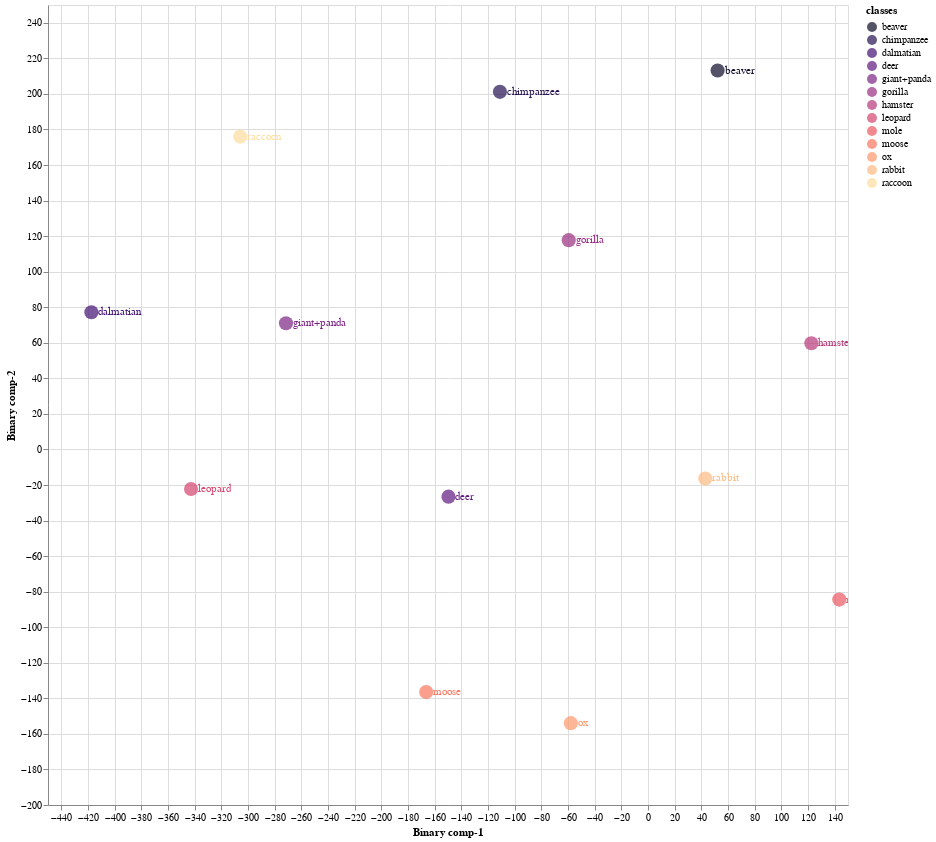
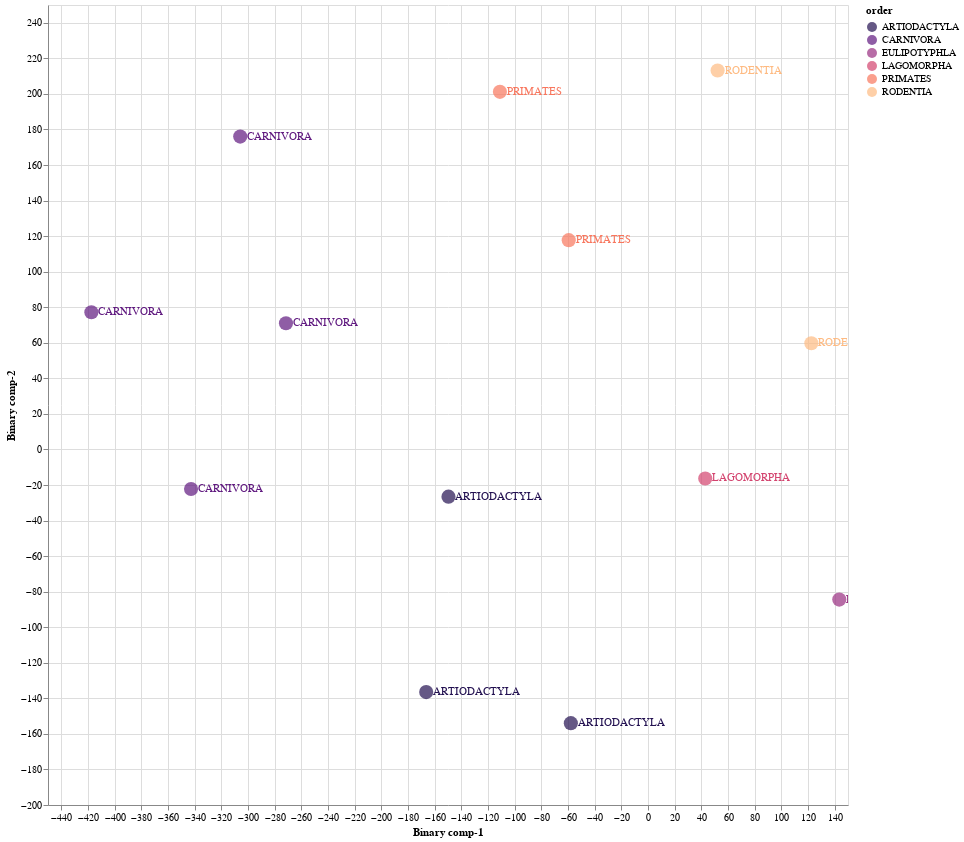

These figures' notebook cell, in order:
### Code cell
Train01 = CZSL(mode = "Train", 
               split = 1, 
               DNN = ProjectionNetwork2, 
               epochs = 37, 
               bs = 23, 
               numunits = 0, 
               lr = 0.5286143794471755, 
               optimiser = nn.Sigmoid(), 
               dropout = 0.2723043141933512, 
               mom = 0.9367441068148084, 
               wd = 0,  
               device = 'cuda', 
               checkpoint = CP1, 
               pred_type = 'Probabilistic', 
               dist_type = 'cosine')

#mode
#1. "Train" - Use Train Val split
#2. "Test" - For Unseen Test Data

#split
# 1 -Train/Val Split 1
# 2 -Train/Val Split 2
# 3 -Train/Val Split 3

#pred_type
#1. "Probabilistic" - continous real numbers giving probability for prdiction to be 1
#2. "Deterministic" - 1 or 0 prediction values

#dist_type
#1. euclidean
#2. cosine
#3. hamming
#4. jaccard

### Figure 1 — Vega-Lite specification as saved in the notebook (floating-point values rounded to 4 significant figures)
{"config": {"view": {"continuousWidth": 400, "continuousHeight": 300}}, "layer": [{"mark": {"type": "circle", "size": 200}, "encoding": {"color": {"field": "classes", "scale": {"scheme": "Magma"}, "type": "nominal"}, "x": {"field": "Binary comp-1", "type": "quantitative"}, "y": {"field": "Binary comp-2", "type": "quantitative"}}, "height": 800, "selection": {"selector005": {"type": "interval", "bind": "scales", "encodings": ["x", "y"]}}, "width": 800}, {"mark": {"type": "text", "align": "left", "baseline": "middle", "dx": 7}, "encoding": {"color": {"field": "classes", "scale": {"scheme": "Magma"}, "type": "nominal"}, "text": {"field": "classes", "type": "nominal"}, "x": {"field": "Binary comp-1", "type": "quantitative"}, "y": {"field": "Binary comp-2", "type": "quantitative"}}, "height": 800, "width": 800}], "data": {"name": "data-f7946b248da5c7e8ac1977cd79c3302a"}, "$schema": "https://vega.github.io/schema/vega-lite/v4.17.0.json", "datasets": {"data-f7946b248da5c7e8ac1977cd79c3302a": [{"Binary comp-1": 52.21, "Binary comp-2": 213.1, "classes": "beaver", "sciName": "Aplodontia_rufa", "animal_label": 4, "animal_class": "beaver", "mainCommonName": "Mountain Beaver", "otherCommonNames": "Boomer|Sewellel|Point Arena Mountain Beaver|Point Reyes Mountain Beaver", "class": "Mammalia", "infraclass": "Placentalia", "magnorder": "Boreoeutheria", "superorder": "Euarchontoglires", "order": "RODENTIA", "suborder": "SCIUROMORPHA", "infraorder": null, "parvorder": null, "superfamily": null, "family": "APLODONTIIDAE", "subfamily": null, "tribe": null, "genus": "Aplodontia"}, {"Binary comp-1": -417.5, "Binary comp-2": 77.19, "classes": "dalmatian", "sciName": "Canis_familiaris", "animal_label": 5, "animal_class": "dalmatian", "mainCommonName": "Domestic Dog", "otherCommonNames": "Dog|Dingo|Feral Dog|New Guinea Singing Dog|Village Dog", "class": "Mammalia", "infraclass": "Placentalia", "magnorder": "Boreoeutheria", "superorder": "Laurasiatheria", "order": "CARNIVORA", "suborder": "CANIFORMIA", "infraorder": "CANOIDEA", "parvorder": null, "superfamily": null, "family": "CANIDAE", "subfamily": null, "tribe": null, "genus": "Canis"}, {"Binary comp-1": 143.5, "Binary comp-2": -84.46, "classes": "mole", "sciName": "Talpa_altaica", "animal_label": 12, "animal_class": "mole", "mainCommonName": "Altai Mole", "otherCommonNames": "Siberian Mole", "class": "Mammalia", "infraclass": "Placentalia", "magnorder": "Boreoeutheria", "superorder": "Laurasiatheria", "order": "EULIPOTYPHLA", "suborder": null, "infraorder": null, "parvorder": null, "superfamily": null, "family": "TALPIDAE", "subfamily": "TALPINAE", "tribe": "TALPINI", "genus": "Talpa"}, {"Binary comp-1": -342.7, "Binary comp-2": -22.28, "classes": "leopard", "sciName": "Panthera_pardus", "animal_label": 15, "animal_class": "leopard", "mainCommonName": "Leopard", "otherCommonNames": "Panther", "class": "Mammalia", "infraclass": "Placentalia", "magnorder": "Boreoeutheria", "superorder": "Laurasiatheria", "order": "CARNIVORA", "suborder": "FELIFORMIA", "infraorder": "FELOIDEA", "parvorder": null, "superfamily": null, "family": "FELIDAE", "subfamily": "PANTHERINAE", "tribe": null, "genus": "Panthera"}, {"Binary comp-1": -166.4, "Binary comp-2": -136.5, "classes": "moose", "sciName": "Alces_alces", "animal_label": 16, "animal_class": "moose", "mainCommonName": "Moose", "otherCommonNames": "Elk|Eurasian Elk|Caucasian Moose", "class": "Mammalia", "infraclass": "Placentalia", "magnorder": "Boreoeutheria", "superorder": "Laurasiatheria", "order": "ARTIODACTYLA", "suborder": "RUMINANTIA", "infraorder": "PECORA", "parvorder": null, "superfamily": null, "family": "CERVIDAE", "subfamily": "CAPREOLINAE", "tribe": "ALCEINI", "genus": "Alces"}, {"Binary comp-1": -59.45, "Binary comp-2": 117.7, "classes": "gorilla", "sciName": "Gorilla_gorilla", "animal_label": 20, "animal_class": "gorilla", "mainCommonName": "Western Gorilla", "otherCommonNames": "Lowland Gorilla|Cross River Gorilla|Western Lowland Gorilla", "class": "Mammalia", "infraclass": "Placentalia", "magnorder": "Boreoeutheria", "superorder": "Euarchontoglires", "order": "PRIMATES", "suborder": "HAPLORHINI", "infraorder": "SIMIIFORMES", "parvorder": "CATARRHINI", "superfamily": "HOMINOIDEA", "family": "HOMINIDAE", "subfamily": "HOMININAE", "tribe": null, "genus": "Gorilla"}, {"Binary comp-1": -57.87, "Binary comp-2": -154.0, "classes": "ox", "sciName": "Bos_sauveli", "animal_label": 21, "animal_class": "ox", "mainCommonName": "Kouprey", "otherCommonNames": "Gray Ox|Indochinese Forest Ox", "class": "Mammalia", "infraclass": "Placentalia", "magnorder": "Boreoeutheria", "superorder": "Laurasiatheria", "order": "ARTIODACTYLA", "suborder": "RUMINANTIA", "infraorder": "PECORA", "parvorder": null, "superfamily": null, "family": "BOVIDAE", "subfamily": "BOVINAE", "tribe": "BOVINI", "genus": "Bos"}, {"Binary comp-1": -111.1, "Binary comp-2": 201.1, "classes": "chimpanzee", "sciName": "Pan_troglodytes", "animal_label": 25, "animal_class": "chimpanzee", "mainCommonName": "Chimpanzee", "otherCommonNames": "Chimpanzee|Common Chimpanzee|Robust Chimpanzee|Central Chimpanzee|Eastern Chimpanzee|Nigeria-Cameroon Chimpanzee|Western Chimpanzee", "class": "Mammalia", "infraclass": "Placentalia", "magnorder": "Boreoeutheria", "superorder": "Euarchontoglires", "order": "PRIMATES", "suborder": "HAPLORHINI", "infraorder": "SIMIIFORMES", "parvorder": "CATARRHINI", "superfamily": "HOMINOIDEA", "family": "HOMINIDAE", "subfamily": "HOMININAE", "tribe": null, "genus": "Pan"}, {"Binary comp-1": 122.5, "Binary comp-2": 59.74, "classes": "hamster", "sciName": "Mesocricetus_brandti", "animal_label": 26, "animal_class": "hamster", "mainCommonName": "Brandt's Hamster", "otherCommonNames": "Turkish Hamster", "class": "Mammalia", "infraclass": "Placentalia", "magnorder": "Boreoeutheria", "superorder": "Euarchontoglires", "order": "RODENTIA", "suborder": "SUPRAMYOMORPHA", "infraorder": "MYOMORPHI", "parvorder": null, "superfamily": "MUROIDEA", "family": "CRICETIDAE", "subfamily": "CRICETINAE", "tribe": null, "genus": "Mesocricetus"}, {"Binary comp-1": 42.94, "Binary comp-2": -16.33, "classes": "rabbit", "sciName": "Pentalagus_furnessi", "animal_label": 29, "animal_class": "rabbit", "mainCommonName": "Amami Rabbit", "otherCommonNames": "Ryukyu Rabbit", "class": "Mammalia", "infraclass": "Placentalia", "magnorder": "Boreoeutheria", "superorder": "Euarchontoglires", "order": "LAGOMORPHA", "suborder": null, "infraorder": null, "parvorder": null, "superfamily": null, "family": "LEPORIDAE", "subfamily": null, "tribe": null, "genus": "Pentalagus"}, {"Binary comp-1": -271.5, "Binary comp-2": 70.97, "classes": "giant+panda", "sciName": "Ailuropoda_melanoleuca", "animal_label": 39, "animal_class": "giant+panda", "mainCommonName": "Giant Panda", "otherCommonNames": "Da Xiong Mao", "class": "Mammalia", "infraclass": "Placentalia", "magnorder": "Boreoeutheria", "superorder": "Laurasiatheria", "order": "CARNIVORA", "suborder": "CANIFORMIA", "infraorder": "ARCTOIDEA", "parvorder": null, "superfamily": "URSOIDEA", "family": "URSIDAE", "subfamily": "AILUROPODINAE", "tribe": null, "genus": "Ailuropoda"}, {"Binary comp-1": -149.6, "Binary comp-2": -26.56, "classes": "deer", "sciName": "Hydropotes_inermis", "animal_label": 40, "animal_class": "deer", "mainCommonName": "Chinese Water Deer", "otherCommonNames": null, "class": "Mammalia", "infraclass": "Placentalia", "magnorder": "Boreoeutheria", "superorder": "Laurasiatheria", "order": "ARTIODACTYLA", "suborder": "RUMINANTIA", "infraorder": "PECORA", "parvorder": null, "superfamily": null, "family": "CERVIDAE", "subfamily": "CAPREOLINAE", "tribe": "CAPREOLINI", "genus": "Hydropotes"}, {"Binary comp-1": -305.8, "Binary comp-2": 176.0, "classes": "raccoon", "sciName": "Procyon_lotor", "animal_label": 48, "animal_class": "raccoon", "mainCommonName": "Northern Raccoon", "otherCommonNames": "Common Raccoon", "class": "Mammalia", "infraclass": "Placentalia", "magnorder": "Boreoeutheria", "superorder": "Laurasiatheria", "order": "CARNIVORA", "suborder": "CANIFORMIA", "infraorder": "ARCTOIDEA", "parvorder": null, "superfamily": "MUSTELOIDEA", "family": "PROCYONIDAE", "subfamily": null, "tribe": null, "genus": "Procyon"}]}}

### Figure 2 — Vega-Lite specification as saved in the notebook (floating-point values rounded to 4 significant figures)
{"config": {"view": {"continuousWidth": 400, "continuousHeight": 300}}, "layer": [{"mark": {"type": "circle", "size": 200}, "encoding": {"color": {"field": "order", "scale": {"scheme": "Magma"}, "type": "nominal"}, "x": {"field": "Binary comp-1", "type": "quantitative"}, "y": {"field": "Binary comp-2", "type": "quantitative"}}, "height": 800, "selection": {"selector006": {"type": "interval", "bind": "scales", "encodings": ["x", "y"]}}, "width": 800}, {"mark": {"type": "text", "align": "left", "baseline": "middle", "dx": 7}, "encoding": {"color": {"field": "order", "scale": {"scheme": "Magma"}, "type": "nominal"}, "text": {"field": "order", "type": "nominal"}, "x": {"field": "Binary comp-1", "type": "quantitative"}, "y": {"field": "Binary comp-2", "type": "quantitative"}}, "height": 800, "width": 800}], "data": {"name": "data-f7946b248da5c7e8ac1977cd79c3302a"}, "$schema": "https://vega.github.io/schema/vega-lite/v4.17.0.json", "datasets": {"data-f7946b248da5c7e8ac1977cd79c3302a": [{"Binary comp-1": 52.21, "Binary comp-2": 213.1, "classes": "beaver", "sciName": "Aplodontia_rufa", "animal_label": 4, "animal_class": "beaver", "mainCommonName": "Mountain Beaver", "otherCommonNames": "Boomer|Sewellel|Point Arena Mountain Beaver|Point Reyes Mountain Beaver", "class": "Mammalia", "infraclass": "Placentalia", "magnorder": "Boreoeutheria", "superorder": "Euarchontoglires", "order": "RODENTIA", "suborder": "SCIUROMORPHA", "infraorder": null, "parvorder": null, "superfamily": null, "family": "APLODONTIIDAE", "subfamily": null, "tribe": null, "genus": "Aplodontia"}, {"Binary comp-1": -417.5, "Binary comp-2": 77.19, "classes": "dalmatian", "sciName": "Canis_familiaris", "animal_label": 5, "animal_class": "dalmatian", "mainCommonName": "Domestic Dog", "otherCommonNames": "Dog|Dingo|Feral Dog|New Guinea Singing Dog|Village Dog", "class": "Mammalia", "infraclass": "Placentalia", "magnorder": "Boreoeutheria", "superorder": "Laurasiatheria", "order": "CARNIVORA", "suborder": "CANIFORMIA", "infraorder": "CANOIDEA", "parvorder": null, "superfamily": null, "family": "CANIDAE", "subfamily": null, "tribe": null, "genus": "Canis"}, {"Binary comp-1": 143.5, "Binary comp-2": -84.46, "classes": "mole", "sciName": "Talpa_altaica", "animal_label": 12, "animal_class": "mole", "mainCommonName": "Altai Mole", "otherCommonNames": "Siberian Mole", "class": "Mammalia", "infraclass": "Placentalia", "magnorder": "Boreoeutheria", "superorder": "Laurasiatheria", "order": "EULIPOTYPHLA", "suborder": null, "infraorder": null, "parvorder": null, "superfamily": null, "family": "TALPIDAE", "subfamily": "TALPINAE", "tribe": "TALPINI", "genus": "Talpa"}, {"Binary comp-1": -342.7, "Binary comp-2": -22.28, "classes": "leopard", "sciName": "Panthera_pardus", "animal_label": 15, "animal_class": "leopard", "mainCommonName": "Leopard", "otherCommonNames": "Panther", "class": "Mammalia", "infraclass": "Placentalia", "magnorder": "Boreoeutheria", "superorder": "Laurasiatheria", "order": "CARNIVORA", "suborder": "FELIFORMIA", "infraorder": "FELOIDEA", "parvorder": null, "superfamily": null, "family": "FELIDAE", "subfamily": "PANTHERINAE", "tribe": null, "genus": "Panthera"}, {"Binary comp-1": -166.4, "Binary comp-2": -136.5, "classes": "moose", "sciName": "Alces_alces", "animal_label": 16, "animal_class": "moose", "mainCommonName": "Moose", "otherCommonNames": "Elk|Eurasian Elk|Caucasian Moose", "class": "Mammalia", "infraclass": "Placentalia", "magnorder": "Boreoeutheria", "superorder": "Laurasiatheria", "order": "ARTIODACTYLA", "suborder": "RUMINANTIA", "infraorder": "PECORA", "parvorder": null, "superfamily": null, "family": "CERVIDAE", "subfamily": "CAPREOLINAE", "tribe": "ALCEINI", "genus": "Alces"}, {"Binary comp-1": -59.45, "Binary comp-2": 117.7, "classes": "gorilla", "sciName": "Gorilla_gorilla", "animal_label": 20, "animal_class": "gorilla", "mainCommonName": "Western Gorilla", "otherCommonNames": "Lowland Gorilla|Cross River Gorilla|Western Lowland Gorilla", "class": "Mammalia", "infraclass": "Placentalia", "magnorder": "Boreoeutheria", "superorder": "Euarchontoglires", "order": "PRIMATES", "suborder": "HAPLORHINI", "infraorder": "SIMIIFORMES", "parvorder": "CATARRHINI", "superfamily": "HOMINOIDEA", "family": "HOMINIDAE", "subfamily": "HOMININAE", "tribe": null, "genus": "Gorilla"}, {"Binary comp-1": -57.87, "Binary comp-2": -154.0, "classes": "ox", "sciName": "Bos_sauveli", "animal_label": 21, "animal_class": "ox", "mainCommonName": "Kouprey", "otherCommonNames": "Gray Ox|Indochinese Forest Ox", "class": "Mammalia", "infraclass": "Placentalia", "magnorder": "Boreoeutheria", "superorder": "Laurasiatheria", "order": "ARTIODACTYLA", "suborder": "RUMINANTIA", "infraorder": "PECORA", "parvorder": null, "superfamily": null, "family": "BOVIDAE", "subfamily": "BOVINAE", "tribe": "BOVINI", "genus": "Bos"}, {"Binary comp-1": -111.1, "Binary comp-2": 201.1, "classes": "chimpanzee", "sciName": "Pan_troglodytes", "animal_label": 25, "animal_class": "chimpanzee", "mainCommonName": "Chimpanzee", "otherCommonNames": "Chimpanzee|Common Chimpanzee|Robust Chimpanzee|Central Chimpanzee|Eastern Chimpanzee|Nigeria-Cameroon Chimpanzee|Western Chimpanzee", "class": "Mammalia", "infraclass": "Placentalia", "magnorder": "Boreoeutheria", "superorder": "Euarchontoglires", "order": "PRIMATES", "suborder": "HAPLORHINI", "infraorder": "SIMIIFORMES", "parvorder": "CATARRHINI", "superfamily": "HOMINOIDEA", "family": "HOMINIDAE", "subfamily": "HOMININAE", "tribe": null, "genus": "Pan"}, {"Binary comp-1": 122.5, "Binary comp-2": 59.74, "classes": "hamster", "sciName": "Mesocricetus_brandti", "animal_label": 26, "animal_class": "hamster", "mainCommonName": "Brandt's Hamster", "otherCommonNames": "Turkish Hamster", "class": "Mammalia", "infraclass": "Placentalia", "magnorder": "Boreoeutheria", "superorder": "Euarchontoglires", "order": "RODENTIA", "suborder": "SUPRAMYOMORPHA", "infraorder": "MYOMORPHI", "parvorder": null, "superfamily": "MUROIDEA", "family": "CRICETIDAE", "subfamily": "CRICETINAE", "tribe": null, "genus": "Mesocricetus"}, {"Binary comp-1": 42.94, "Binary comp-2": -16.33, "classes": "rabbit", "sciName": "Pentalagus_furnessi", "animal_label": 29, "animal_class": "rabbit", "mainCommonName": "Amami Rabbit", "otherCommonNames": "Ryukyu Rabbit", "class": "Mammalia", "infraclass": "Placentalia", "magnorder": "Boreoeutheria", "superorder": "Euarchontoglires", "order": "LAGOMORPHA", "suborder": null, "infraorder": null, "parvorder": null, "superfamily": null, "family": "LEPORIDAE", "subfamily": null, "tribe": null, "genus": "Pentalagus"}, {"Binary comp-1": -271.5, "Binary comp-2": 70.97, "classes": "giant+panda", "sciName": "Ailuropoda_melanoleuca", "animal_label": 39, "animal_class": "giant+panda", "mainCommonName": "Giant Panda", "otherCommonNames": "Da Xiong Mao", "class": "Mammalia", "infraclass": "Placentalia", "magnorder": "Boreoeutheria", "superorder": "Laurasiatheria", "order": "CARNIVORA", "suborder": "CANIFORMIA", "infraorder": "ARCTOIDEA", "parvorder": null, "superfamily": "URSOIDEA", "family": "URSIDAE", "subfamily": "AILUROPODINAE", "tribe": null, "genus": "Ailuropoda"}, {"Binary comp-1": -149.6, "Binary comp-2": -26.56, "classes": "deer", "sciName": "Hydropotes_inermis", "animal_label": 40, "animal_class": "deer", "mainCommonName": "Chinese Water Deer", "otherCommonNames": null, "class": "Mammalia", "infraclass": "Placentalia", "magnorder": "Boreoeutheria", "superorder": "Laurasiatheria", "order": "ARTIODACTYLA", "suborder": "RUMINANTIA", "infraorder": "PECORA", "parvorder": null, "superfamily": null, "family": "CERVIDAE", "subfamily": "CAPREOLINAE", "tribe": "CAPREOLINI", "genus": "Hydropotes"}, {"Binary comp-1": -305.8, "Binary comp-2": 176.0, "classes": "raccoon", "sciName": "Procyon_lotor", "animal_label": 48, "animal_class": "raccoon", "mainCommonName": "Northern Raccoon", "otherCommonNames": "Common Raccoon", "class": "Mammalia", "infraclass": "Placentalia", "magnorder": "Boreoeutheria", "superorder": "Laurasiatheria", "order": "CARNIVORA", "suborder": "CANIFORMIA", "infraorder": "ARCTOIDEA", "parvorder": null, "superfamily": "MUSTELOIDEA", "family": "PROCYONIDAE", "subfamily": null, "tribe": null, "genus": "Procyon"}]}}
